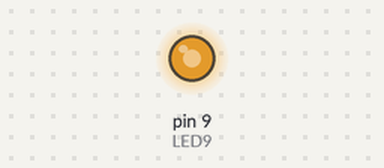
Bench run of a sketch on a simulated Arduino Uno, built with avr-gcc and run on an emulated ATmega328P. On the bench: output pins drawn as LEDs (lit = HIGH).

Above: at 0.1 s.
Timing chart, 0 to 1.6 s (numbered marks = the images above):
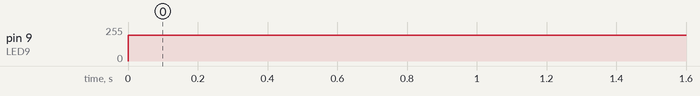

Measured:
- by itself, pin 9 (LED9): 0/255 → 192/255 at 0.00 s

The sketch:

End_01_02.ino
```cpp
const int LED9 = 9;

void setup() {
  // put your setup code here, to run once:

}

void loop() {
  // put your main code here, to run repeatedly:
  analogWrite(LED9, 192);
}
```
